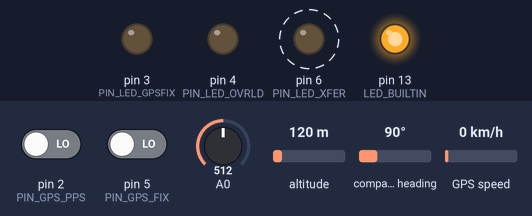
The sketch below on a simulated Teensy 4. Parts: output pins drawn as LEDs (lit = HIGH). Dashed ring = blinking. The test bench sets the inputs (shaded band); at power-on: A0 = 512, pin 2 (PIN_GPS_PPS) LOW, pin 5 (PIN_GPS_FIX) LOW, altitude 120 m, compass heading 90°, GPS speed 0 km/h. The GPS gets a fix after 3 s at 37.7749, -122.4194 with 8 satellites.

Above: at 1.2 s.
1.3 s: A0 set to 11
5.2 s: A0 set to 8
At 7.5 s:
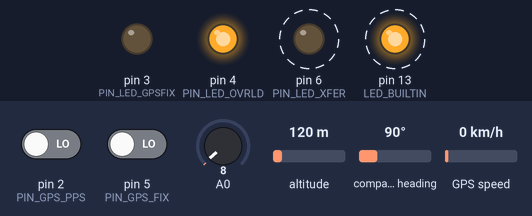
10.4 s: A0 set to 28
At 12.0 s:
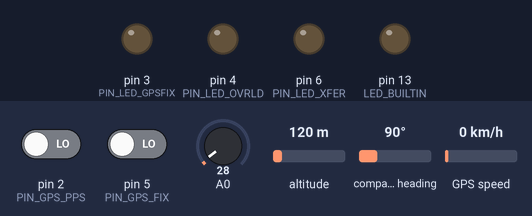
12.5 s: pin 2 (PIN_GPS_PPS) driven HIGH and pin 5 (PIN_GPS_FIX) driven HIGH
At 14.2 s:
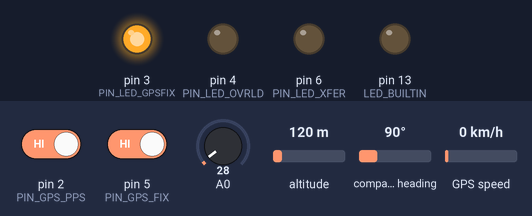
Timing chart, 0 to 15.6 s (numbered marks = the images above; inputs shaded):
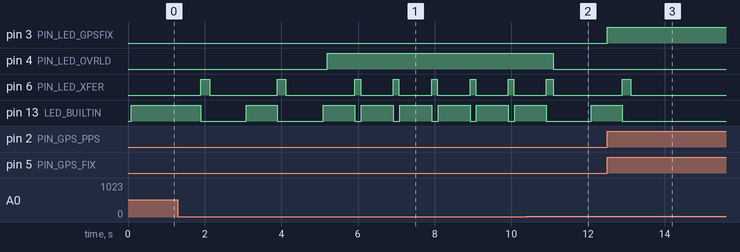

Measured:
- the behaviour switches between 10 and 9 on A0 (found by bisection; images 0 and 1)
- after the input at 5.2 s, pin 4 (PIN_LED_OVRLD): LOW → HIGH at once; pin 6 (PIN_LED_XFER): alternates HIGH for 0.14 s and LOW for 0.86 s, starting after 0.88 s; pin 13 (LED_BUILTIN): alternates HIGH for 0.84 s and LOW for 0.16 s, starting after 0.89 s
- after the input at 10.4 s, pin 4 (PIN_LED_OVRLD): HIGH → LOW after 0.69 s; pin 6 (PIN_LED_XFER): goes on until 11.1 s, then stays LOW
- after the input at 12.5 s, pin 3 (PIN_LED_GPSFIX): LOW → HIGH at once; pin 6 (PIN_LED_XFER): goes on until 13.1 s, then stays LOW; pin 13 (LED_BUILTIN): goes on until 12.9 s, then stays LOW
- by itself, pin 6 (PIN_LED_XFER): alternates HIGH for 0.23 s and LOW for 1.8 s
- by itself, pin 13 (LED_BUILTIN): alternates HIGH for 0.81 s and LOW for 1.2 s

The sketch:

teensy.ino
```cpp
#include <HardwareSerial.h>
#include <Adafruit_GPS.h>
#include <TimeLib.h>
// #include <TeensyTimerTool.h>

// #define DEBUG
// #define _BOARD_VER_2
// #define _BOARD_VER_1_2
#define BOARD_VER_1_2

#ifdef BOARD_VER_1_2
#define PIN_GPS_PPS 2
#define PIN_GPS_FIX 5
#define PIN_LED_GPSFIX 3
#define PIN_LED_XFER 6
#define PIN_LED_OVRLD 4
#define PIN_ANALOG_IN 0
#endif

#ifdef BOARD_VER_1_0
#define PIN_GPS_PPS 2
#define PIN_GPS_FIX 5
#define PIN_LED_GPSFIX 3
#define PIN_LED_OVRLD 4
#define PIN_ANALOG_IN 0
#endif


#define SAMPLE_RATE 20000
#define CAPTURE_TIME_MS 360
#define SAMPLE_SIZE CAPTURE_TIME_MS* SAMPLE_RATE / 1000
#define SAMPLE_TIME_US (1000000 / SAMPLE_RATE)
#define CLIP_THRESHOLD 10


// ADC stuff
IntervalTimer ADCTimer;
IntervalTimer secondTimer;
IntervalTimer checkTImer;

bool second_timer_running = false;
volatile unsigned int data[SAMPLE_SIZE];
volatile unsigned int sample_count = 0;
volatile bool data_ready = false;
bool pps_start = false;

// GPS serial port
#define GPSSerial Serial2
Adafruit_GPS GPS(&GPSSerial);
bool GPS_fix = false;

// Serial port to raspberry pi
#define AcqSerial Serial1

// Capture variables
bool capture_did_clip = false;

bool toggle = false;
int pps_count = 0;

void ISR_GPS_pps() {
  pps_count += 1;
  start_capture();
}

void ISR_GPS_fix() {
  if (pps_count > 0 && pps_count < 18) {
    digitalWrite(PIN_LED_GPSFIX, HIGH);
    GPS_fix = true;
  } else {
    digitalWrite(PIN_LED_GPSFIX, LOW);
    GPS_fix = false;
  }

  pps_count = 0;
}

void DoADC() {
  noInterrupts();
  int analog_value = 0;

  if (sample_count < SAMPLE_SIZE) {
    analog_value = analogRead(PIN_ANALOG_IN);

    if ((analog_value > 1023 - CLIP_THRESHOLD) || analog_value < CLIP_THRESHOLD) {
      // we're close to clipping
      capture_did_clip = true;
      digitalWrite(PIN_LED_OVRLD, HIGH);
    }

    data[sample_count] = analog_value;
    sample_count++;
  } else {
    ADCTimer.end();
    digitalWrite(LED_BUILTIN, LOW);
    data_ready = true;
  }
  interrupts();
}

void ISR_Second_tick() {
  start_capture();
}

void start_capture() {

  // Reset clipping
  capture_did_clip = false;
  digitalWrite(PIN_LED_OVRLD, LOW);

  // Call ADC once before timer
  DoADC();

  // Start ADC timer
  ADCTimer.begin(DoADC, SAMPLE_TIME_US);

  // PPS start
  pps_start = true;
  digitalWrite(LED_BUILTIN, HIGH);
}

time_t get_unix_time(int year, int month, int day, int hour, int minute, int second) {
  tmElements_t tm;
  tm.Year = year - 1970;
  tm.Month = month;
  tm.Day = day;
  tm.Hour = hour;
  tm.Minute = minute;
  tm.Second = second;
  return makeTime(tm);
}

void setup() {
  AcqSerial.begin(9600);
  AcqSerial.println("# Welcome to the ECLIPSE DATA ACQUISITION BOARD...");
#ifdef BOARD_VER_1_0
  AcqSerial.println("# Board version: 1.0");
#endif

#ifdef BOARD_VER_1_2
  AcqSerial.println("# Board version: 1.2");
#endif
  AcqSerial.printf("# ADC sampling at %d Hz (%d us per sample).\n", SAMPLE_RATE, SAMPLE_TIME_US);
  AcqSerial.printf("# %d time, %d sample size\n", CAPTURE_TIME_MS, SAMPLE_SIZE);


  // Configure interrupts
  attachInterrupt(digitalPinToInterrupt(PIN_GPS_PPS), ISR_GPS_pps, RISING);
  attachInterrupt(digitalPinToInterrupt(PIN_GPS_FIX), ISR_GPS_fix, RISING);

  // Configure pin modes
  pinMode(LED_BUILTIN, OUTPUT);
  pinMode(PIN_LED_OVRLD, OUTPUT);
  pinMode(PIN_LED_GPSFIX, OUTPUT);

#ifdef BOARD_VER_1_2
  pinMode(PIN_LED_XFER, OUTPUT);
#endif

  pinMode(PIN_GPS_FIX, INPUT);
  pinMode(PIN_GPS_PPS, INPUT);

  // Default pin state
  digitalWrite(LED_BUILTIN, HIGH);
  digitalWrite(PIN_LED_GPSFIX, LOW);
  digitalWrite(PIN_LED_OVRLD, LOW);
#ifdef BOARD_VER_1_2
  digitalWrite(PIN_LED_XFER, LOW);
#endif

  GPSSerial.begin(9600);
  AcqSerial.begin(1000000);
}

time_t lastTime = 0;

void loop() {
  GPS.read();

  unsigned int checksum = 0;

  if (!GPS_fix && !second_timer_running) {
    second_timer_running = true;
    secondTimer.begin(ISR_Second_tick, 1e6);
  } else if (GPS_fix && second_timer_running) {
    noInterrupts();
    secondTimer.end();
    second_timer_running = false;
    interrupts();
  }

  if (GPS.newNMEAreceived()) {
#ifdef DEBUG
    AcqSerial.println("# Recieved GPS NMEA message");
    AcqSerial.print("# ");
    AcqSerial.print(GPS.lastNMEA());
#endif

    GPS.parse(GPS.lastNMEA());
  }

  time_t last_time = 0;

  if (data_ready) {
    time_t time = get_unix_time(2000 + GPS.year, GPS.month, GPS.day, GPS.hour, GPS.minute, GPS.seconds);

    if (last_time == time) {
      AcqSerial.println("#! GPS time hasn't been updated since last tick!");
      time = -1;
    }


    // For whatever reason the time value is incorrect on the first tick when device is reset. This is a hacky fix.
    if (time < 1705819583) {
      AcqSerial.println("#! Time is too early, out of sync");
      time = -1;
    }

#ifdef BOARD_VER_1_2
    digitalWrite(PIN_LED_XFER, HIGH);
#endif

    AcqSerial.print("$");

    // Time
    AcqSerial.print(time);
    AcqSerial.print(",");

    // Flags
    if (GPS_fix) {
      AcqSerial.print("G");
    }

    if (capture_did_clip) {
      AcqSerial.print("O");
    }
    AcqSerial.print(",");

    // Sample rate
    AcqSerial.print(SAMPLE_RATE);
    AcqSerial.print(",");

    // Print GPS
    AcqSerial.printf("%f,%f,%f,", GPS.latitudeDegrees, GPS.longitudeDegrees, GPS.altitude);

    // Print satellite count
    AcqSerial.printf("%u,", GPS.satellites);

    // Print speed and angle
    AcqSerial.printf("%f,%f,", GPS.speed, GPS.angle);

    // Print data point count
    AcqSerial.printf("%u,", sample_count);

    for (unsigned int i = 0; i < sample_count; i++) {
      AcqSerial.print(data[i]);
      checksum += data[i];
      if (i < sample_count - 1) {
        AcqSerial.print(",");
      }
    }

    AcqSerial.printf(",%u", checksum);


    AcqSerial.println();

    // acq_error:

#ifdef BOARD_VER_1_2
    digitalWrite(PIN_LED_XFER, LOW);
#endif

    data_ready = false;
    sample_count = 0;

    if (time != -1) {
      last_time = time;
    }

    // setTime(GPS.hour, GPS.minute, GPS.seconds, GPS.day, GPS.month, GPS.year + 2000);
  }
}
```
